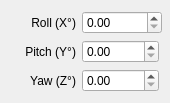
           <widget class="QWidget" name="fieldOrientation" native="true">
            <property name="minimumSize">
             <size>
              <width>170</width>
              <height>0</height>
             </size>
            </property>
            <property name="maximumSize">
             <size>
              <width>170</width>
              <height>100</height>
             </size>
            </property>
            <layout class="QGridLayout" name="gridLayout_5">
             <item row="0" column="0">
              <widget class="QLabel" name="label_6">
               <property name="minimumSize">
                <size>
                 <width>65</width>
                 <height>0</height>
                </size>
               </property>
               <property name="maximumSize">
                <size>
                 <width>65</width>
                 <height>16777215</height>
                </size>
               </property>
               <property name="text">
                <string>Roll (X°)</string>
               </property>
               <property name="alignment">
                <set>Qt::AlignmentFlag::AlignRight|Qt::AlignmentFlag::AlignTrailing|Qt::AlignmentFlag::AlignVCenter</set>
               </property>
               <property name="margin">
                <number>6</number>
               </property>
              </widget>
             </item>
             <item row="0" column="1">
              <widget class="QDoubleSpinBox" name="angleInputEulerX">
               <property name="minimumSize">
                <size>
                 <width>80</width>
                 <height>0</height>
                </size>
               </property>
               <property name="maximumSize">
                <size>
                 <width>100</width>
                 <height>16777215</height>
                </size>
               </property>
              </widget>
             </item>
             <item row="1" column="0">
              <widget class="QLabel" name="label_7">
               <property name="minimumSize">
                <size>
                 <width>50</width>
                 <height>0</height>
                </size>
               </property>
               <property name="maximumSize">
                <size>
                 <width>65</width>
                 <height>16777215</height>
                </size>
               </property>
               <property name="text">
                <string>Pitch (Y°)</string>
               </property>
               <property name="alignment">
                <set>Qt::AlignmentFlag::AlignRight|Qt::AlignmentFlag::AlignTrailing|Qt::AlignmentFlag::AlignVCenter</set>
               </property>
               <property name="margin">
                <number>6</number>
               </property>
              </widget>
             </item>
             <item row="1" column="1">
              <widget class="QDoubleSpinBox" name="angleInputEulerY"/>
             </item>
             <item row="2" column="0">
              <widget class="QLabel" name="label_8">
               <property name="minimumSize">
                <size>
                 <width>65</width>
                 <height>0</height>
                </size>
               </property>
               <property name="maximumSize">
                <size>
                 <width>65</width>
                 <height>16777215</height>
                </size>
               </property>
               <property name="text">
                <string>Yaw (Z°)</string>
               </property>
               <property name="alignment">
                <set>Qt::AlignmentFlag::AlignRight|Qt::AlignmentFlag::AlignTrailing|Qt::AlignmentFlag::AlignVCenter</set>
               </property>
               <property name="margin">
                <number>6</number>
               </property>
              </widget>
             </item>
             <item row="2" column="1">
              <widget class="QDoubleSpinBox" name="angleInputEulerZ"/>
             </item>
            </layout>
           </widget>
